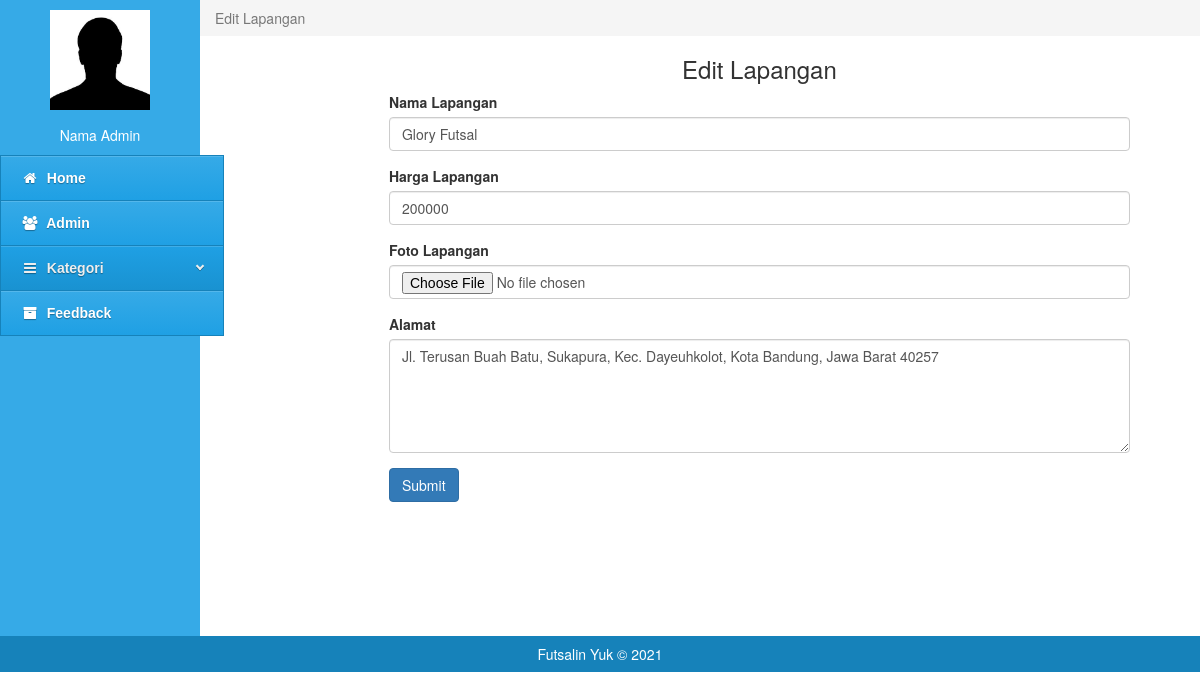
Screenshot of /admin-tool/editlapangan.php?id=1 (signed in) with the database file from the repository.
### tables this page shows
CREATE TABLE `lapangan` (
  `id` int(11) NOT NULL,
  `nama` varchar(255) NOT NULL,
  `harga` int(11) NOT NULL,
  `image` varchar(255) DEFAULT NULL,
  `alamat` text DEFAULT NULL
);

### admin-tool/editlapangan.php (the view, shortened to what this page needs)
<?php
include '../config/connection.php';
$id = $_GET['id'];
$data = mysqli_query($conn, "SELECT * FROM lapangan WHERE id = $id");
$data = mysqli_fetch_assoc($data);
?>
<!doctype>
<html lang='ind'>
<head>
   <link rel="stylesheet" href="../assets/css/styles-menu-admin.css">
   <link rel="stylesheet" href="../assets/css/bootstrap.min.css">
   <link rel="stylesheet" href="../assets/css/font-awesome.min.css">
</head>
<body>
   <div class="col-md-2 colmenu" style="padding:0;">
      <div class="col-md-12" style="padding:10px;"><center><img src="../assets/img/profil.jpg" alt="" height="100px" width="100px"></center></div>
      <div class="col-md-12" style="padding:5px;padding-bottom:10px;color:#fff;"><center>Nama Admin</center></div>
      <div id='cssmenu'>
<ul>
   <li><a href='home.php'><i class="fa fa-home fa-fw"></i>&nbsp; Home</a></li>
   <li><a href='?user'><i class="fa fa-users fa-fw"></i>&nbsp; Admin</a></li>
   <li class='active has-sub'><a href='#'><i class="fa fa-bars fa-fw"></i>&nbsp; Kategori</a>
   </li>
   <li><a href='daftar_feedback.php'><i class="fa fa-archive fa-fw"></i>&nbsp; Feedback</a></li>
</div>
   </div>
   <div class="col-md-10" style="padding:0px">
      <ol class="breadcrumb" style="margin:0;border-radius:0;">
          <li class="active">Edit Lapangan</li>
      </ol>
   </div>
   <div class="col-md-10" style="width: 25cm; padding-left: 5cm;">
				<h3 class="text-center">Edit Lapangan</h3>
				<form method="post" enctype="multipart/form-data">
					<div class="form-group">
						<label>Nama Lapangan</label>
						<input type="text" class="form-control" name="nama" value="<?php echo $data['nama'] ?>">
					</div>
					<div class="form-group">
						<label>Harga Lapangan</label>
						<input type="number" class="form-control" name="harga" value="<?php echo $data['harga'] ?>">
					</div>
					<div class="form-group">
						<label>Foto Lapangan</label>
						<input type="file" class="form-control" name="image">
					</div>
					<div class="form-group">
						<label>Alamat</label>
						<textarea name="alamat" rows="5" class="form-control"><?php echo $data['alamat'] ?></textarea>
					</div>
					<button class="btn btn-primary" type="submit" name="submit">Submit</button>
				</form>
			</div>
   <div class="col-md-12" style="background:#1682ba;padding:8px;color:#fff;"><center>Futsalin Yuk &copy 2021</center></div>
</body>
<html>

### assets/css/styles-menu-admin.css (style rules this page uses)
#cssmenu, #cssmenu ul, #cssmenu ul li, #cssmenu ul li a { margin: 0; padding: 0; border: 0; list-style: none; line-height: 1; display: block; position: relative; -webkit-box-sizing: border-box; -moz-box-sizing: border-box; box-sizing: border-box; }
#cssmenu { width: 224px; font-family: Helvetica, Arial, sans-serif; color: #ffffff; float: left; }
#cssmenu > ul > li > a { padding: 15px 20px; border-left: 1px solid #1682ba; border-right: 1px solid #1682ba; border-top: 1px solid #1682ba; cursor: pointer; z-index: 2; font-size: 14px; font-weight: bold; text-decoration: none; color: #ffffff; text-shadow: 0 1px 1px rgba(0, 0, 0, 0.35); background: #36aae7; background: -webkit-linear-gradient(#36aae7, #1fa0e4); background: -moz-linear-gradient(#36aae7, #1fa0e4); background: -o-linear-gradient(#36aae7, #1fa0e4); background: -ms-linear-gradient(#36aae7, #1fa0e4); background: linear-gradient(#36aae7, #1fa0e4); box-shadow: inset 0 1px 0 rgba(255, 255, 255, 0.15); }
#cssmenu > ul > li > a:hover, #cssmenu > ul > li.active > a, #cssmenu > ul > li.open > a { color: #eeeeee; background: #1fa0e4; background: -webkit-linear-gradient(#1fa0e4, #1992d1); background: -moz-linear-gradient(#1fa0e4, #1992d1); background: -o-linear-gradient(#1fa0e4, #1992d1); background: -ms-linear-gradient(#1fa0e4, #1992d1); background: linear-gradient(#1fa0e4, #1992d1); }
#cssmenu > ul > li:last-child > a, #cssmenu > ul > li.last > a { border-bottom: 1px solid #1682ba; }
.colmenu { background:#36aae7;padding:0; height:636px; }

### rows the page displays
lapangan: nama "Glory Futsal", harga "200000", alamat "Jl. Terusan Buah Batu, Sukapura, Kec. Dayeuhkolot, Kota Bandung, Jawa Barat 40257"
